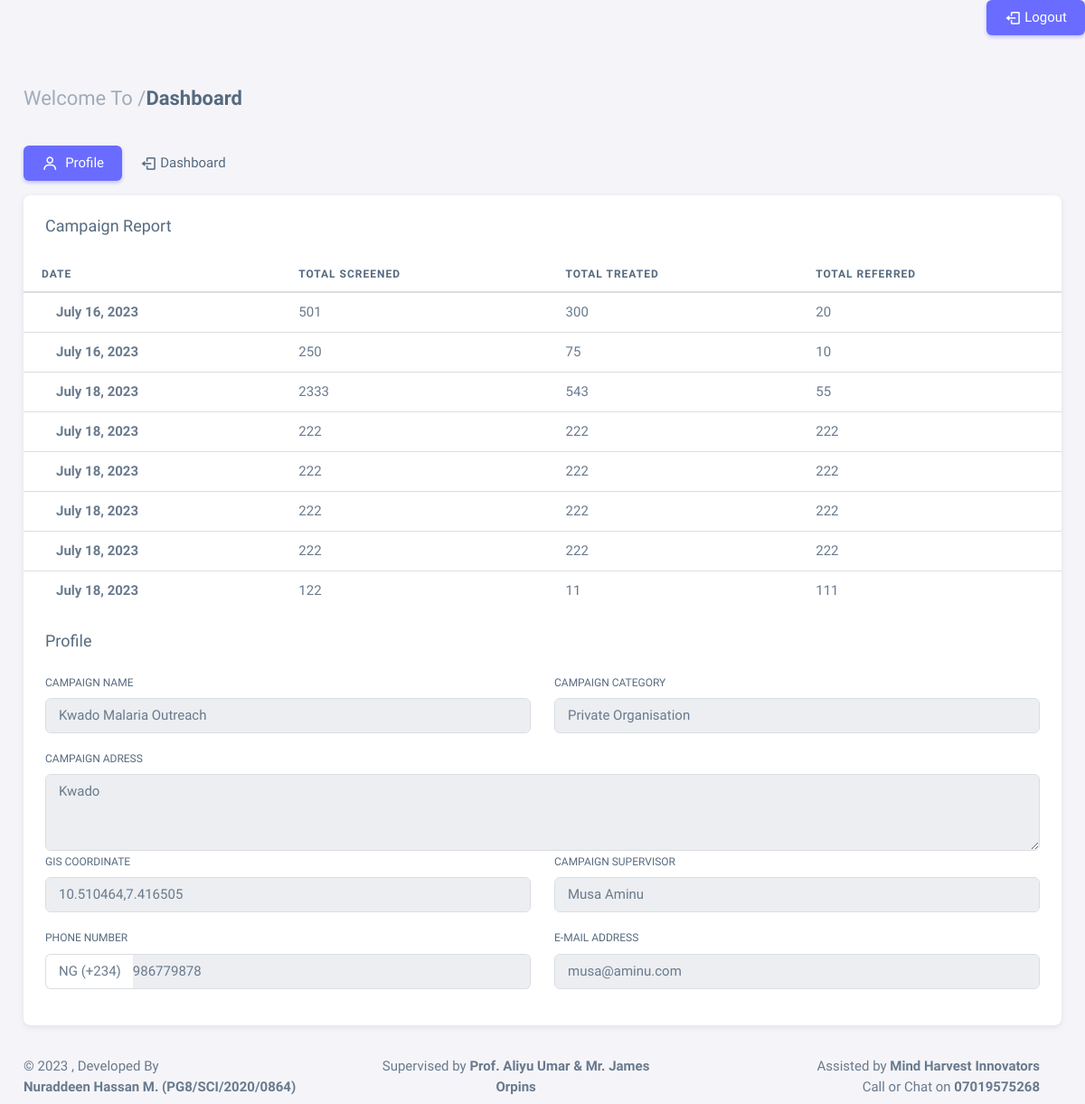
Screenshot of /camp-info/1/ with the database file from the repository.
### app/models.py (models this page shows, shortened)
class CampReport(models.Model):
    user = models.ForeignKey(User, on_delete=models.CASCADE)
    campaign_id = models.ForeignKey(Campaign, on_delete=models.CASCADE)
    screened = models.IntegerField()
    treated = models.IntegerField()
    referral = models.IntegerField()
    date_created = models.DateField(auto_now_add=True)

class Campaign(models.Model):
    user = models.ForeignKey(User, on_delete=models.CASCADE)
    type = (
        ('Mass Screening', 'Mass Screening'),
        ('Community Camp', 'Community Camp'),
    )
    campaign_type = models.CharField(max_length=50, choices=type)
    select = (
        ('Governmental', 'Governmental'),
        ('Non-Governmental Organisation', 'Non-Governmental Organisation'),
        ('Private Organisation', 'Private Organisation'),
        ('Community Initiative', 'Community Initiative'),
    )
    name = models.CharField(max_length=50)
    station = models.ForeignKey(Station, on_delete=models.CASCADE)
    category = models.CharField(max_length=50, choices=select)
    gis_location = models.CharField(max_length=50)
    address = models.TextField(max_length=200)
    supervisor = models.TextField(max_length=200)
    phone = models.IntegerField()
    email = models.EmailField(max_length=200)
    date_created = models.DateField(auto_now_add=True)

### app/views.py (the view)
# urls.py: path('camp-info/<str:pk>/', views.Campaign_Info, name='camp-info'),
def Campaign_Info(request, pk):
    campaign = get_object_or_404(Campaign, id=pk)
    report = CampReport.objects.filter(campaign_id=campaign)
    context = {
        'campaign': campaign,
        'report': report
    }
    return render(request, 'campaign_info.html', context)

### app/templates/campaign_info.html (shortened to what this page needs)
{% extends 'base.html' %}
{% block content %}
<div class="content-wrapper">
    <div class="container-xxl flex-grow-1 container-p-y">
        <h4 class="fw-semibold py-3 mb-4"><span class="text-muted fw-light">Welcome To /</span>Dashboard</h4>
        <div class="row">
            <div class="col-md-12">
                <ul class="nav nav-pills flex-column flex-md-row mb-3">
                    <li class="nav-item">
                        <a class="nav-link active" href="javascript:void(0);"><i class="bx bx-user me-1"></i>
                            Profile</a>
                    </li>
                    {% if user.User_admin %}
                    <li class="nav-item">
                        <a class="nav-link" href="{% url 'camp-list' %}"><i class="bx bx-log-out"></i>
                            Dashboard</a>
                    </li>
                    {% else %}
                    <li class="nav-item">
                        <a class="nav-link" href="{% url 'admin-dash' %}"><i class="bx bx-log-out"></i>
                            Dashboard</a>
                    </li>
                    {% endif %}
                </ul>
                <div class="card">
                    <h5 class="card-header">Campaign Report</h5>
                    <div class="table-responsive text-nowrap">
                        <table class="table">
                            <thead>
                                <tr>
                                    <th>Date</th>
                                    <th>Total Screened</th>
                                    <th>Total Treated</th>
                                    <th>Total Referred</th>
                                </tr>
                            </thead>
                            <tbody class="table-border-bottom-0">
                                {% for r in report %}
                                <tr>
                                    <td>
                                        <strong>{{r.date_created}}</strong>
                                    </td>
                                    <td>
                                        {{r.screened}}
                                    </td>
                                    <td>
                                        {{r.treated}}
                                    </td>
                                    <td>
                                        {{r.referral}}
                                    </td>
                                    {% endfor %}
                            </tbody>
                        </table>
                    </div>
                    <h5 class="card-header">Profile</h5>
                    <div class="card-body">
                        <div class="row">
                            <div class="mb-3 col-md-6">
                                <label for="AName" class="form-label">campaign Name</label>
                                <input class="form-control" value="{{ campaign.name }}" type="text" id="AName"
                                    name="AName" required readonly />
                            </div>
                            <div class="mb-3 col-md-6">
                                <label for="age" class="form-label">campaign Category</label>
                                <input class="form-control" type="text" name="age" value="{{ campaign.category }}"
                                    id="age" maxlength="2" required readonly />
                            </div>
                            <div class="mb-6 col-md-12">
                                <label for="mdcc" class="form-label">campaign Adress</label>
                                <textarea class="form-control" id="mdcc" rows="3" name="mdcc"
                                    readonly>{{ campaign.address }}</textarea>
                            </div>
                            <div class="mb-3 col-md-6">
                                <label for="address" class="form-label">GIS Coordinate</label>
                                <input class="form-control" type="text" id="address" value="{{ campaign.gis_location }}"
                                    name="address" required readonly />
                            </div>
                            <div class="mb-3 col-md-6">
                                <label for="NName" class="form-label">campaign Supervisor</label>
                                <input type="text" class="form-control" id="NName" value="{{ campaign.supervisor }}"
                                    name="NName" required readonly />
                            </div>
                            <div class="mb-3 col-md-6">
                                <label class="form-label" for="phoneNumber">Phone Number</label>
                                <div class="input-group input-group-merge">
                                    <span class="input-group-text">NG (+234)</span>
                                    <input type="number" id="phoneNumber" name="phoneNumber" class="form-control"
                                        placeholder="07019575268" value="{{ campaign.phone}}" required readonly />
                                </div>
                            </div>
                            <div class="mb-3 col-md-6">
                                <label for="IdNum" class="form-label">E-Mail Address</label>
                                <input type="text" class="form-control" value="{{ campaign.email }}" id="IdNum"
                                    name="IdNum" required readonly />
                            </div>
                        </div>
                    </div>
                </div>
            </div>
        </div>
    </div>
</div>
{% endblock content %}

### rows the page displays
CampReport: date_created "July 16, 2023", screened "501", treated "300", referral "20"
CampReport: date_created "July 16, 2023", screened "250", treated "75", referral "10"
CampReport: date_created "July 18, 2023", screened "2333", treated "543", referral "55"
CampReport: date_created "July 18, 2023", screened "222", treated "222", referral "222"
CampReport: date_created "July 18, 2023", screened "222", treated "222", referral "222"
CampReport: date_created "July 18, 2023", screened "222", treated "222", referral "222"
CampReport: date_created "July 18, 2023", screened "222", treated "222", referral "222"
CampReport: date_created "July 18, 2023", screened "122", treated "11", referral "111"
Campaign: AName "Kwado Malaria Outreach", age "Private Organisation", mdcc "Kwado", address "10.510464,7.416505", NName "Musa Aminu", phoneNumber "986779878", IdNum "musa@aminu.com"
